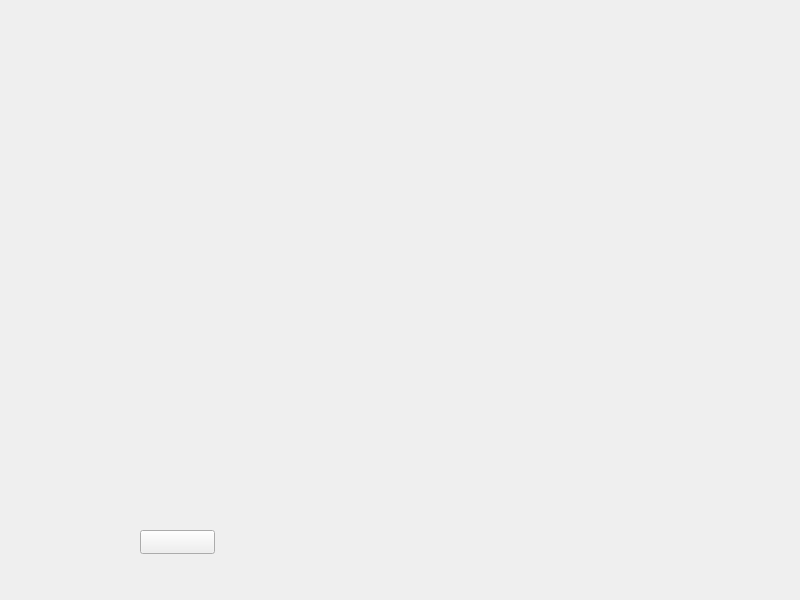
<?xml version="1.0" encoding="UTF-8"?>
<ui version="4.0">
 <class>MainWindow</class>
 <widget class="QMainWindow" name="MainWindow">
  <property name="geometry">
   <rect>
    <x>0</x>
    <y>0</y>
    <width>800</width>
    <height>600</height>
   </rect>
  </property>
  <property name="windowTitle">
   <string>MainWindow</string>
  </property>
  <widget class="QWidget" name="centralwidget">
   <widget class="QLabel" name="RaceTrack">
    <property name="geometry">
     <rect>
      <x>0</x>
      <y>0</y>
      <width>821</width>
      <height>601</height>
     </rect>
    </property>
    <property name="sizePolicy">
     <sizepolicy hsizetype="Expanding" vsizetype="Expanding">
      <horstretch>0</horstretch>
      <verstretch>0</verstretch>
     </sizepolicy>
    </property>
    <property name="maximumSize">
     <size>
      <width>821</width>
      <height>16777215</height>
     </size>
    </property>
    <property name="layoutDirection">
     <enum>Qt::LayoutDirection::LeftToRight</enum>
    </property>
    <property name="autoFillBackground">
     <bool>false</bool>
    </property>
    <property name="text">
     <string/>
    </property>
    <property name="pixmap">
     <pixmap>assets/Race.jpg</pixmap>
    </property>
    <property name="scaledContents">
     <bool>true</bool>
    </property>
   </widget>
   <widget class="QLabel" name="car1">
    <property name="geometry">
     <rect>
      <x>490</x>
      <y>480</y>
      <width>101</width>
      <height>81</height>
     </rect>
    </property>
    <property name="text">
     <string/>
    </property>
    <property name="pixmap">
     <pixmap>assets/SportCar.png</pixmap>
    </property>
    <property name="scaledContents">
     <bool>true</bool>
    </property>
   </widget>
   <widget class="QLabel" name="car2">
    <property name="geometry">
     <rect>
      <x>440</x>
      <y>340</y>
      <width>101</width>
      <height>81</height>
     </rect>
    </property>
    <property name="text">
     <string/>
    </property>
    <property name="pixmap">
     <pixmap>assets/SportCar.png</pixmap>
    </property>
    <property name="scaledContents">
     <bool>true</bool>
    </property>
   </widget>
   <widget class="QPushButton" name="pushButton">
    <property name="geometry">
     <rect>
      <x>140</x>
      <y>530</y>
      <width>75</width>
      <height>24</height>
     </rect>
    </property>
    <property name="text">
     <string>TEST</string>
     <string>Pause</string>
    </property>
   </widget>
  </widget>
 </widget>
 <resources/>
 <connections/>
</ui>
